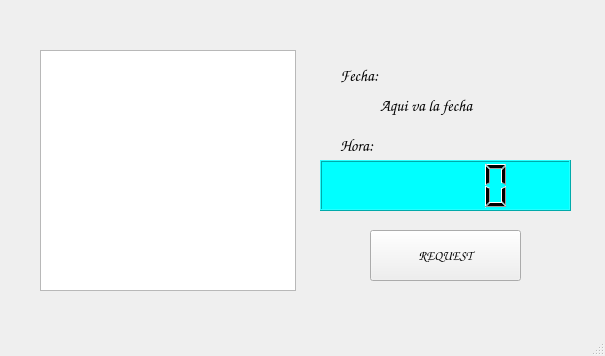
<?xml version="1.0" encoding="UTF-8"?>
<ui version="4.0">
 <class>MainWindow</class>
 <widget class="QMainWindow" name="MainWindow">
  <property name="geometry">
   <rect>
    <x>0</x>
    <y>0</y>
    <width>605</width>
    <height>356</height>
   </rect>
  </property>
  <property name="windowTitle">
   <string>Postulante para ROBOTILSA S.A</string>
  </property>
  <property name="autoFillBackground">
   <bool>false</bool>
  </property>
  <widget class="QWidget" name="centralwidget">
   <property name="styleSheet">
    <string notr="true"/>
   </property>
   <widget class="QLabel" name="label_fecha">
    <property name="geometry">
     <rect>
      <x>380</x>
      <y>80</y>
      <width>161</width>
      <height>51</height>
     </rect>
    </property>
    <property name="font">
     <font>
      <family>Comic Sans MS</family>
      <pointsize>12</pointsize>
      <italic>true</italic>
     </font>
    </property>
    <property name="text">
     <string>Aqui va la fecha</string>
    </property>
   </widget>
   <widget class="QLabel" name="label_hora">
    <property name="geometry">
     <rect>
      <x>340</x>
      <y>120</y>
      <width>61</width>
      <height>51</height>
     </rect>
    </property>
    <property name="font">
     <font>
      <family>Comic Sans MS</family>
      <pointsize>12</pointsize>
      <weight>75</weight>
      <italic>true</italic>
      <bold>true</bold>
     </font>
    </property>
    <property name="text">
     <string>Hora:</string>
    </property>
   </widget>
   <widget class="QPushButton" name="button_request">
    <property name="geometry">
     <rect>
      <x>370</x>
      <y>230</y>
      <width>151</width>
      <height>51</height>
     </rect>
    </property>
    <property name="font">
     <font>
      <family>Comic Sans MS</family>
      <pointsize>10</pointsize>
      <weight>75</weight>
      <italic>true</italic>
      <bold>true</bold>
     </font>
    </property>
    <property name="text">
     <string>REQUEST</string>
    </property>
    <property name="icon">
     <iconset theme="icono"/>
    </property>
   </widget>
   <widget class="QListWidget" name="listWidget">
    <property name="geometry">
     <rect>
      <x>40</x>
      <y>50</y>
      <width>256</width>
      <height>241</height>
     </rect>
    </property>
    <property name="sizePolicy">
     <sizepolicy hsizetype="Expanding" vsizetype="Expanding">
      <horstretch>0</horstretch>
      <verstretch>0</verstretch>
     </sizepolicy>
    </property>
    <property name="styleSheet">
     <string notr="true"/>
    </property>
    <property name="selectionMode">
     <enum>QAbstractItemView::SingleSelection</enum>
    </property>
   </widget>
   <widget class="QLCDNumber" name="lcdNumber">
    <property name="geometry">
     <rect>
      <x>320</x>
      <y>160</y>
      <width>251</width>
      <height>51</height>
     </rect>
    </property>
    <property name="styleSheet">
     <string notr="true">QLCDNumber{
background-color: rgb(0, 255, 255);
}</string>
    </property>
   </widget>
   <widget class="QLabel" name="label_hora_2">
    <property name="geometry">
     <rect>
      <x>340</x>
      <y>50</y>
      <width>71</width>
      <height>51</height>
     </rect>
    </property>
    <property name="font">
     <font>
      <family>Comic Sans MS</family>
      <pointsize>12</pointsize>
      <weight>75</weight>
      <italic>true</italic>
      <bold>true</bold>
     </font>
    </property>
    <property name="text">
     <string>Fecha:</string>
    </property>
   </widget>
  </widget>
  <widget class="QMenuBar" name="menubar">
   <property name="geometry">
    <rect>
     <x>0</x>
     <y>0</y>
     <width>605</width>
     <height>26</height>
    </rect>
   </property>
  </widget>
  <widget class="QStatusBar" name="statusbar"/>
 </widget>
 <resources/>
 <connections/>
</ui>
